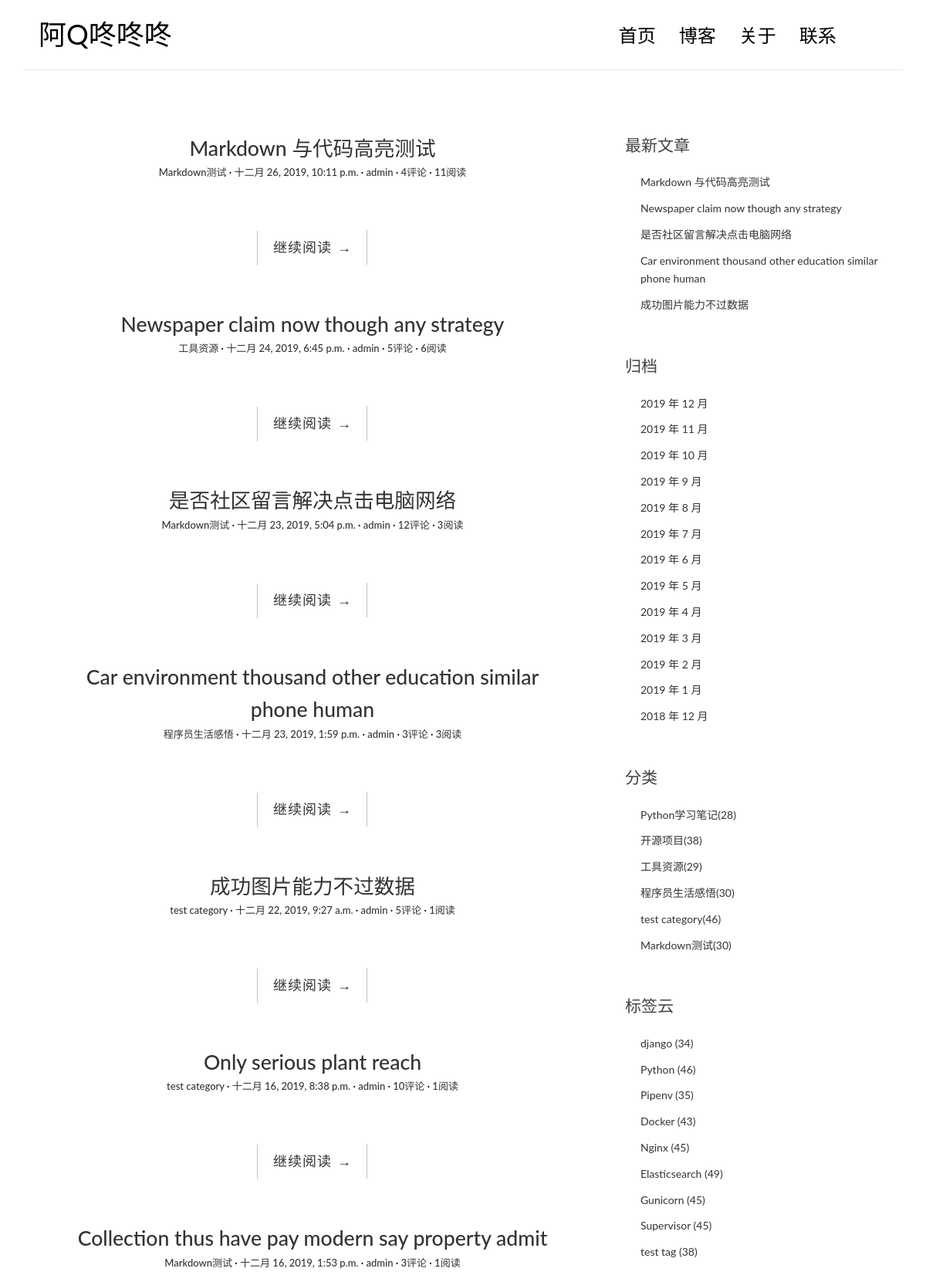
The app's page / (upper part), older data.
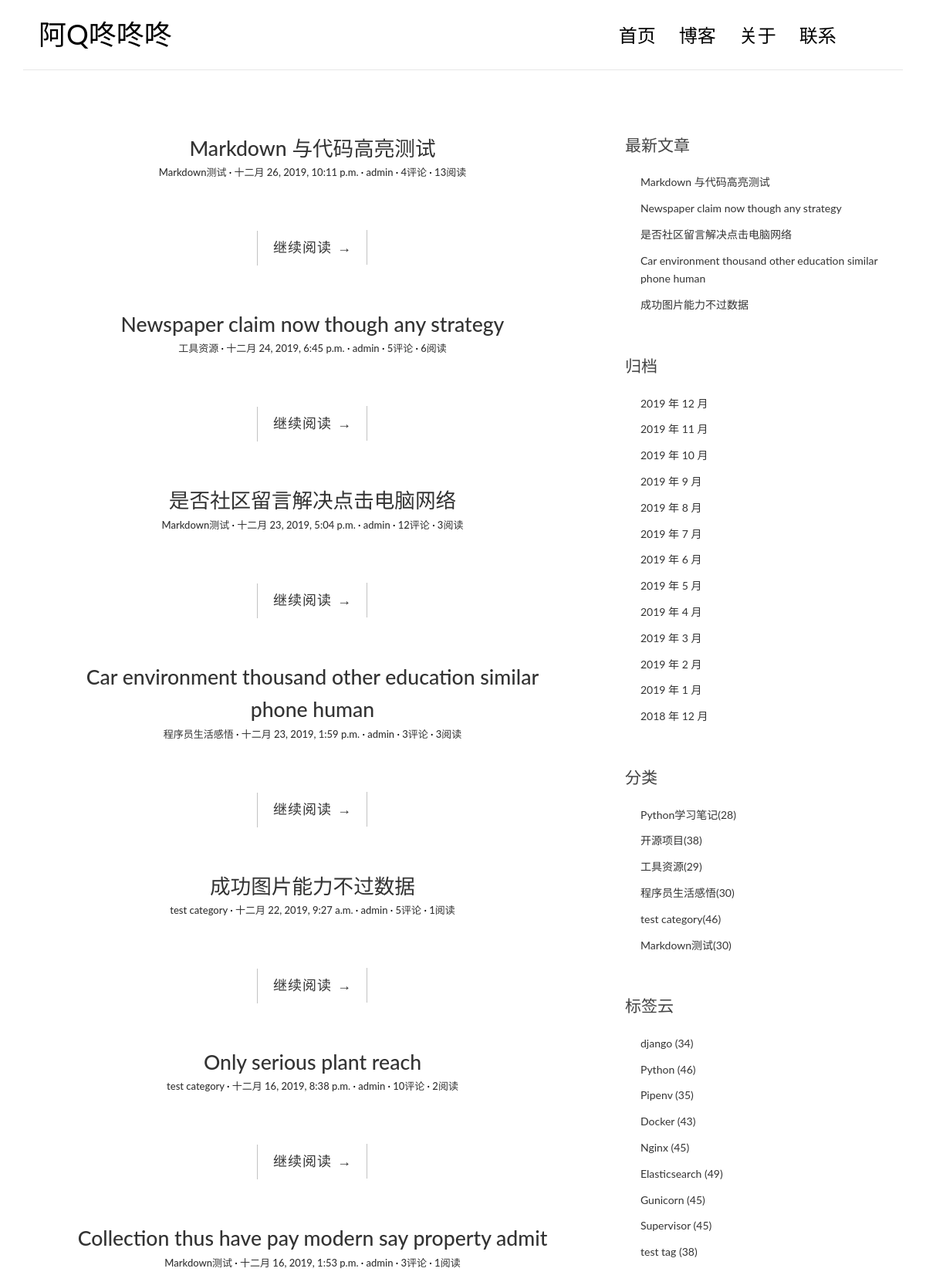
The same page, newer data.
### blog/models.py (models this page shows, shortened)
class Post(models.Model):
    title = models.CharField('标题', max_length=70)
    body = models.TextField('正文')
    created_time = models.DateTimeField('创建的时间', default=timezone.now)
    modified_time = models.DateTimeField('修改的时间')
    excerpt = models.CharField('摘要', max_length=200, blank=True)
    category = models.ForeignKey(Category,verbose_name='分类', on_delete=models.CASCADE)
    tags = models.ManyToManyField(Tag, verbose_name='标签', blank=True)
    author = models.ForeignKey(User,verbose_name='作者', on_delete=models.CASCADE)
    views = models.PositiveIntegerField(default=0, editable=False)
    class Meta:
        verbose_name = '文章'
        verbose_name_plural = verbose_name
        ordering = ['-created_time']
    def get_absolute_url(self):
        return reverse('blog:detail', kwargs={'pk': self.pk})

class Category(models.Model):
    name = models.CharField('分类名',max_length=100)
    class Meta:
        verbose_name = '分类'
        verbose_name_plural = verbose_name

### blog/views.py (the view)
# urls.py: path('', views.IndexView.as_view(), name='index'),
class IndexView(ListView):
    model = Post
    template_name = 'blog/index.html'
    context_object_name = 'post_list'
    paginate_by = 10

### blog/templatetags/blog_extras.py (called while the page is built)
@register.inclusion_tag('blog/inclusions/_recent_posts.html', takes_context=True)
def show_recent_post(context, num = 5):
    return {
        'recent_post_list': Post.objects.all().order_by('-created_time')[:num],
    }

@register.inclusion_tag('blog/inclusions/_archieves.html', takes_context=True)
def show_archieves(context):
    return {
        'date_list': Post.objects.dates('created_time', 'month', order='DESC')
    }

@register.inclusion_tag('blog/inclusions/_categories.html', takes_context=True)
def show_categories(context):
    category_list = Category.objects.annotate(num_posts=Count('post')).filter(num_posts__gt=0)
    return {
        'categories_list': category_list,
    }

@register.inclusion_tag('blog/inclusions/_tages.html', takes_context=True)
def show_tages(context):
    tag_list = Tag.objects.annotate(num_posts=Count('post')).filter(num_posts__gt=0)
    return {
        'tag_list': tag_list
    }

### templates/blog/index.html (shortened to what this page needs)
{% extends 'base.html' %}
    {% block main %}
        {% for post in post_list %}
        <article class="post post-{{post.pk}}">
            <header class="entry-header">
                <h1 class="entry-title">
                    <a href="{{post.get_absolute_url}}">{{ post.title }}</a>
                <div class="entry-meta">
                    <span class="post-category"><a href="{% url 'blog:category' post.category.pk %}">{{post.category.name}}</a></span>
                    <span class="post-date"><a href="#"><time class="entry-date"
                                                              datetime="{{post.created_time}}">{{post.created_time}}</time></a></span>
                    <span class="post-author"><a href="#">{{post.author}}</a></span>
                    <span class="comments-link"><a href="{{ post.get_absolute_url }}#comment-area">{{ post.comment_set.count }}评论</a></span>
                    <span class="views-count"><a href="{{ post.get_absolute_url }}">{{ post.views }}阅读</a></span>
                </div>
            </header>
            <div class="entry-content clearfix">
                <div class="read-more cl-effect-14">
                    <a href="{{post.get_absolute_url}}" class="more-link">继续阅读 <span class="meta-nav">→</span></a>
                </div>
            </div>
        </article>
        {% empty %}
            <div class="no-post">暂时没有发布的文章</div>
        {% endfor %}
    {% endblock main%}

### templates/blog/inclusions/_recent_posts.html
<div class="widget widget-recent-posts">
  <h3 class="widget-title">最新文章</h3>
  <ul>
    {% for post in recent_post_list %}
      <li>
        <a href="{{ post.get_absolute_url }}">{{ post.title }}</a>
      </li>
    {% empty %}
      暂无文章！
    {% endfor %}
  </ul>
</div>

Row changes from the older to the newer data that the page shows:
changed Post "Markdown 与代码高亮测试": views "11" → "13"
changed Post "Only serious plant reach": views "1" → "2"
